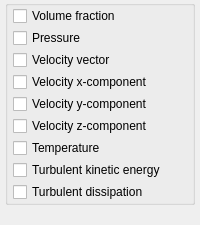
                     <widget class="QWidget" name="subpage_cell_fluid">
                      <layout class="QGridLayout" name="gridLayout_8">
                       <property name="leftMargin">
                        <number>5</number>
                       </property>
                       <property name="topMargin">
                        <number>0</number>
                       </property>
                       <property name="rightMargin">
                        <number>5</number>
                       </property>
                       <property name="bottomMargin">
                        <number>0</number>
                       </property>
                       <property name="spacing">
                        <number>0</number>
                       </property>
                       <item row="0" column="0">
                        <widget class="QGroupBox" name="groupbox_cell_fluid">
                         <property name="font">
                          <font>
                           <weight>50</weight>
                           <bold>false</bold>
                          </font>
                         </property>
                         <property name="title">
                          <string/>
                         </property>
                         <property name="flat">
                          <bool>true</bool>
                         </property>
                         <property name="checkable">
                          <bool>false</bool>
                         </property>
                         <layout class="QGridLayout" name="gridLayout_8">
                          <property name="leftMargin">
                           <number>5</number>
                          </property>
                          <property name="topMargin">
                           <number>0</number>
                          </property>
                          <property name="rightMargin">
                           <number>0</number>
                          </property>
                          <property name="bottomMargin">
                           <number>0</number>
                          </property>
                          <property name="horizontalSpacing">
                           <number>0</number>
                          </property>
                          <property name="verticalSpacing">
                           <number>2</number>
                          </property>
                          <item row="0" column="0">
                           <widget class="CheckBox" name="checkbox_keyword_vtk_ep_g_args_VTK">
                            <property name="text">
                             <string>Volume fraction</string>
                            </property>
                           </widget>
                          </item>
                          <item row="1" column="0">
                           <widget class="CheckBox" name="checkbox_keyword_vtk_p_g_args_VTK">
                            <property name="text">
                             <string>Pressure</string>
                            </property>
                           </widget>
                          </item>
                          <item row="2" column="0">
                           <widget class="CheckBox" name="checkbox_keyword_vtk_vel_g_args_VTK">
                            <property name="text">
                             <string>Velocity vector</string>
                            </property>
                           </widget>
                          </item>
                          <item row="3" column="0">
                           <widget class="CheckBox" name="checkbox_keyword_vtk_u_g_args_VTK">
                            <property name="text">
                             <string>Velocity x-component</string>
                            </property>
                           </widget>
                          </item>
                          <item row="4" column="0">
                           <widget class="CheckBox" name="checkbox_keyword_vtk_v_g_args_VTK">
                            <property name="text">
                             <string>Velocity y-component</string>
                            </property>
                           </widget>
                          </item>
                          <item row="5" column="0">
                           <widget class="CheckBox" name="checkbox_keyword_vtk_w_g_args_VTK">
                            <property name="text">
                             <string>Velocity z-component</string>
                            </property>
                           </widget>
                          </item>
                          <item row="6" column="0">
                           <widget class="CheckBox" name="checkbox_keyword_vtk_t_g_args_VTK">
                            <property name="text">
                             <string>Temperature</string>
                            </property>
                           </widget>
                          </item>
                          <item row="7" column="0">
                           <widget class="CheckBox" name="checkbox_keyword_vtk_k_turb_g_args_VTK">
                            <property name="text">
                             <string>Turbulent kinetic energy</string>
                            </property>
                           </widget>
                          </item>
                          <item row="8" column="0">
                           <widget class="CheckBox" name="checkbox_keyword_vtk_e_turb_g_args_VTK">
                            <property name="text">
                             <string>Turbulent dissipation</string>
                            </property>
                           </widget>
                          </item>
                         </layout>
                        </widget>
                       </item>
                       <item row="1" column="0">
                        <spacer name="verticalSpacer_5">
                         <property name="orientation">
                          <enum>Qt::Vertical</enum>
                         </property>
                         <property name="sizeHint" stdset="0">
                          <size>
                           <width>20</width>
                           <height>20</height>
                          </size>
                         </property>
                        </spacer>
                       </item>
                      </layout>
                     </widget>
